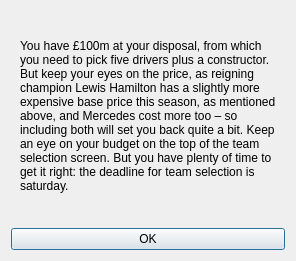
<?xml version="1.0" encoding="UTF-8"?>
<ui version="4.0">
 <class>Dialog</class>
 <widget class="QDialog" name="Dialog">
  <property name="geometry">
   <rect>
    <x>0</x>
    <y>0</y>
    <width>296</width>
    <height>261</height>
   </rect>
  </property>
  <property name="sizePolicy">
   <sizepolicy hsizetype="Fixed" vsizetype="Fixed">
    <horstretch>0</horstretch>
    <verstretch>0</verstretch>
   </sizepolicy>
  </property>
  <property name="windowTitle">
   <string>Dialog</string>
  </property>
  <layout class="QVBoxLayout" name="verticalLayout">
   <item>
    <layout class="QVBoxLayout" name="verticalLayout_2">
     <item alignment="Qt::AlignHCenter">
      <widget class="QLabel" name="how_to_play_text">
       <property name="maximumSize">
        <size>
         <width>2478</width>
         <height>16777215</height>
        </size>
       </property>
       <property name="layoutDirection">
        <enum>Qt::LeftToRight</enum>
       </property>
       <property name="autoFillBackground">
        <bool>false</bool>
       </property>
       <property name="text">
        <string>&lt;html&gt;&lt;head/&gt;&lt;body&gt;&lt;p&gt;You have £100m at your disposal, from which you need to pick five drivers plus a constructor. But keep your eyes on the price, as reigning champion Lewis Hamilton has a slightly more expensive base price this season, as mentioned above, and Mercedes cost more too – so including both will set you back quite a bit. Keep an eye on your budget on the top of the team selection screen. But you have plenty of time to get it right: the deadline for team selection is saturday.&lt;/p&gt;&lt;/body&gt;&lt;/html&gt;</string>
       </property>
       <property name="scaledContents">
        <bool>false</bool>
       </property>
       <property name="wordWrap">
        <bool>true</bool>
       </property>
      </widget>
     </item>
     <item>
      <widget class="QPushButton" name="ok_button">
       <property name="text">
        <string>OK</string>
       </property>
      </widget>
     </item>
    </layout>
   </item>
  </layout>
 </widget>
 <resources/>
 <connections/>
</ui>
